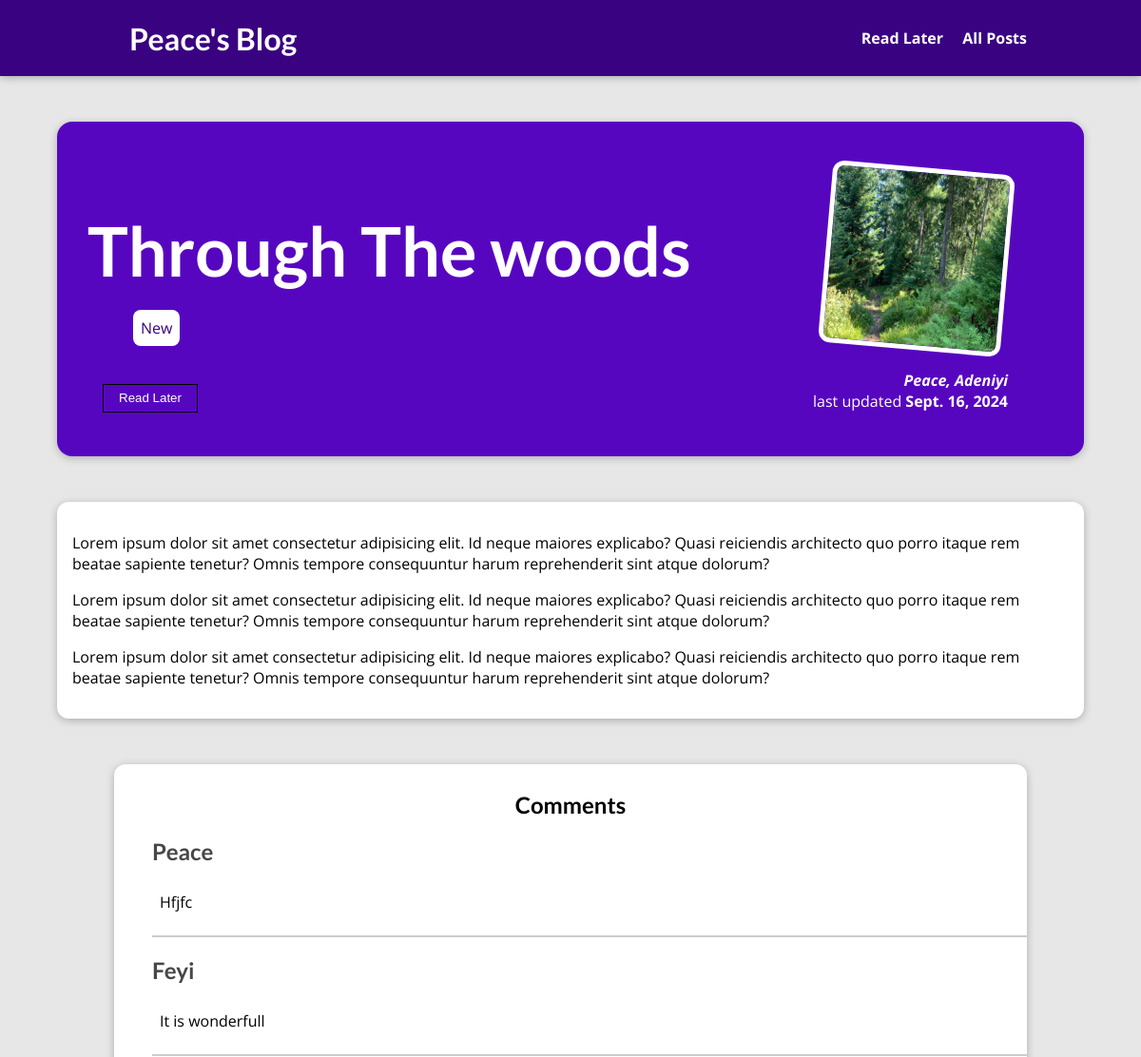
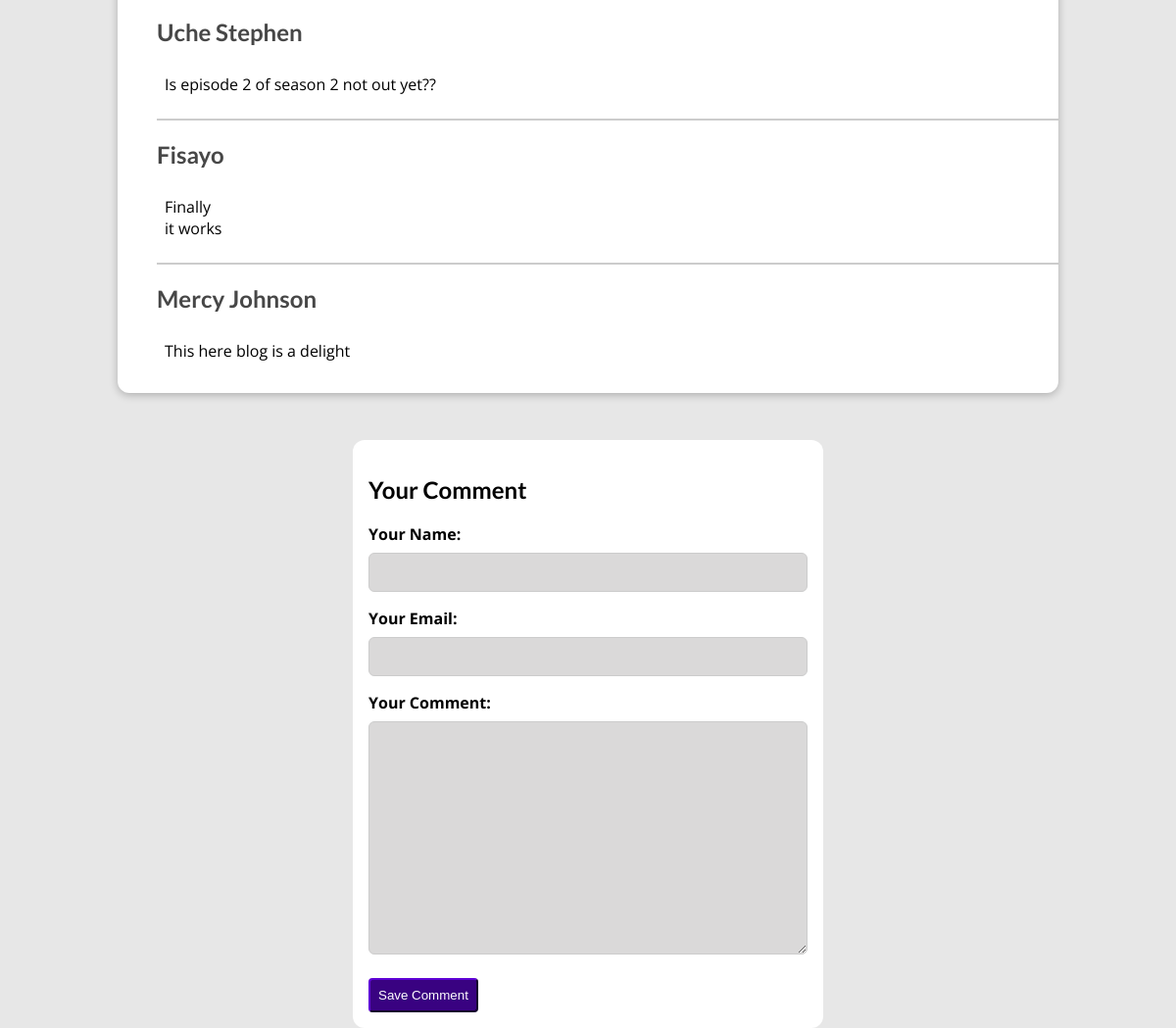
The page /posts/through-the-woods on the database its author committed (2 pictures, top to bottom).
### blog/models.py (models this page shows, shortened)
class Post(models.Model):
    title = models.CharField( max_length=250)
    excerpt = models.CharField(max_length=250)
    image_name = models.ImageField(upload_to="blog image", height_field=None, width_field=None, max_length=None, null=True)
    date = models.DateField(auto_now=True, auto_now_add=False)
    slug = models.SlugField(unique=True, db_index=True)
    content = models.TextField()
    author = models.ForeignKey(Author, on_delete=models.SET_NULL, null=True)
    tags = models.ManyToManyField(Tag)

class Tag(models.Model):
    caption = models.CharField(max_length=20)

class Author(models.Model):
    first_name = models.CharField( max_length=100)
    last_name = models.CharField(max_length=100)
    email = models.EmailField( max_length=254)
    def __str__(self):
        return f"{self.first_name}, {self.last_name}"

class UserReview(models.Model):
    username = models.CharField(max_length=100)
    email = models.EmailField( max_length=254)
    usercomment = models.TextField()
    post = models.ForeignKey(Post,  on_delete=models.CASCADE, editable=False, related_name="comment")

### blog/views.py (the view, shortened to what this page needs)
# urls.py: path("posts/<slug:slug>", views.BlogPageView.as_view(), name="BlogPage"),
class BlogPageView(View):
    def check_readlater(self, request, post_id):
        stored_page = request.session.get("read_later")
        if stored_page != None:
            in_later = post_id in stored_page
        else:
            in_later = False
        return in_later
    def get(self, request, slug):
        post_detail = get_object_or_404(Post, slug=slug)
        tags = post_detail.tags.all()
        form = UserReviewForm()
        comments = post_detail.comment.all()
        later = self.check_readlater(request, post_detail.id)
        return render(request, "blog/topic.html", {"post_details":post_detail,
                                                   "tags":tags, "form":form,
                                                   "comments":comments,"later":later,})

### blog/forms.py
class UserReviewForm(forms.ModelForm):
    class Meta:
        model = UserReview
        exclude = ["post"]
        labels = {"username":"Your Name", "usercomment":"Your Comment", "email":"Your Email"}

### blog/templates/blog/topic.html (shortened to what this page needs)
{% extends "base.html" %}
{% load static %}
{% block styles %}
    <link rel="stylesheet" href="{% static "blog/topic.css" %}">
{% endblock styles %}
{% block content %}
    <section id="summary">
        <h2>{{post_details.title}}</h2>
        <div class="tags">{% for tag in tags %}
            <span>{{tag.caption}}</span>
            {% endfor %}
        </div>
        <div id="read-later">
            <form action="{% url "readlater"%}" method="post">
                <button type="submit">
                    {% if later %}
                    Remove post from read later
                    {% else %}
                    Read Later
                    {% endif %}
                </button>
            </form>
        </div>
        <article>
            <img src={{post_details.image_name.url}} alt="{{post_details.title}}">
            <address>
                <a href="mailto:{{post_details.author.email}}"> {{post_details.author}}</a>
            </address>
            <div>
                last updated <time> {{post_details.date}}</time>
            </div>
        </article>
    </section>
    <main>
        {{post_details.content| linebreaks}}
    </main>
    <section id="comment-list">
        <h1>Comments</h1>
        <ul >
        {% for comment in comments %}
                <li>
                    <h2>{{comment.username|title}}</h2>
                    {{comment.usercomment|capfirst |linebreaks}}
                </li>
        {% endfor %}
        </ul>
    </section>
    <section id="comment">
        <h1>Your Comment</h1>
        <form action="{% url "BlogPage" post_details.slug %}" method="post" >
            {% for field in form %}
            <div class="form-control{% if field.errors %} error{% endif %}">
                {{field.label_tag}}
                {{field}}
            </div>
            {% endfor %}
            <button type="submit">Save Comment</button>
        </form>
    </section>
{% endblock content %}

### templates/base.html (shortened to what this page needs)
{% load static %}
<!DOCTYPE html>
<html lang="en">
<head>
    <link rel="stylesheet" href="{% static "styles.css" %}">
    {% block styles %}{% endblock styles %}
</head>
<body>
    <header id="main-navigation">
        <h1><a href="{% url "HomePage" %}">Peace's Blog</a></h1>
        <nav>
            <a href="{% url "readlater" %}">Read Later</a>
            <a href="{% url "Posts" %}">All Posts</a>
        </nav>
    </header>
    {% block content %}
    {% endblock content %}
</body>
</html>

### static/styles.css (style rules this page uses)
* { box-sizing: border-box; }
html { font-family: 'Open Sans', 'Lato', sans-serif; }
body { margin: 0; }
h1, h2, h3 { font-family: 'Lato', sans-serif; font-weight: bold; }
#main-navigation { width: 100%; height: 5rem; display: flex; justify-content: space-between; align-items: center; padding: 0 10%; position: absolute; top: 0; left: 0; }
#main-navigation a { text-decoration: none; color: white; font-weight: bold; margin-left: 1rem; }

### blog/static/blog/topic.css (style rules this page uses)
body { background-color: #e7e7e7; }
#main-navigation { background-color: #390281; box-shadow: 0 2px 8px rgba(0, 0, 0, 0.25); }
#summary { margin: 8rem auto 3rem auto; padding: 2rem; width: 90%; max-width: 90rem; border-radius: 16px; background-color: #5706c0; position: relative; box-shadow: 0 2px 8px rgba(0, 0, 0, 0.25); height: 22rem; }
#summary h2 { color: white; font-size: 4.5rem; }
#summary .tags { margin: -2rem 3rem; }
#summary .tags span { color: #390281; background-color: white; padding: 8px 8px ; border-radius: .5rem; }
#summary article { position: absolute; top: 2rem; right: 3rem; padding: 1rem 2rem; border-radius: 12px; text-align: right; color: white; }
#summary article img { width: 12rem; height: 12rem; border-radius: 12px; transform: rotateZ(5deg); border: 5px solid white; margin-bottom: 1rem; }
#summary address { font-weight: bold; }
#summary address a { text-decoration: none; color: white; }
#summary time { font-weight: bold; }
main { width: 90%; max-width: 90rem; margin: 3rem auto; background-color: white; padding: 1rem; border-radius: 12px; box-shadow: 0 2px 8px rgba(0, 0, 0, 0.25); }
#comment { margin: 0rem auto; background-color: white; padding: 1rem; border-radius: 12px; width: 90%; max-width: 30rem; }
.form-control label { font-weight: bold; display: block; margin-bottom: .5rem; }
.form-control input, .form-control textarea { display: block; padding: .5rem; border-radius: 6px; margin-bottom: 1rem; width: 100%; background-color: rgb(218, 217, 217); border: 1px solid #ccc; font: inherit; }
#comment button { cursor: pointer; margin-top: 0.5rem; padding: .5rem; color: white; background-color: #390281; border-color: #390281; border-radius: 4px; }
#comment-list { margin: 2rem auto 3rem auto; padding: .5rem 0rem; background-color: white; width: 90%; max-width: 60rem; border-radius: 12px; box-shadow: 0 2px 8px rgba(0, 0, 0, 0.25); }
#comment-list ul { list-style: none; }
#comment-list li { border-bottom: 2px solid #ccc; }
#comment-list li:last-of-type { border-bottom: none; }
#comment-list h1 { text-align: center; }
#comment-list h2 { color: #474747; }
#comment-list p { padding: .5rem; }
#read-later { margin-top: 5rem; margin-left: 1rem; }
#read-later button { padding: .5em 1rem; background-color: transparent; color: white; border: 1px solid black; }

### rows shown on the page
Post: title "Through The woods", image_name (picture), author "Peace, Adeniyi", date "Sept. 16, 2024", content "Lorem ipsum dolor sit amet consectetur adipisicing elit. Id neque maiores explicabo? Quasi reiciendis architecto quo porro itaque rem beatae sapiente tenetur? Omnis tempore consequuntur harum reprehenderit sint atque dolorum? Lorem ipsum dolor sit amet consectetur adipisicing elit. Id neque maiores explicabo? Quasi reiciendis architecto quo porro itaque rem beatae sapiente tenetur? Omnis tempore consequuntur harum reprehenderit sint atque dolorum? Lorem ipsum dolor sit amet consectetur adipisicing elit. Id neque maiores explicabo? Quasi reiciendis architecto quo porro itaque rem beatae sapiente tenetur? Omnis tempore consequuntur harum reprehenderit sint atque dolorum?"
Tag: caption "New"
UserReview: username "Peace", usercomment "Hfjfc"
UserReview: username "Feyi", usercomment "It is wonderfull"
UserReview: username "Uche Stephen", usercomment "Is episode 2 of season 2 not out yet??"
UserReview: username "Fisayo", usercomment "Finally it works"
UserReview: username "Mercy Johnson", usercomment "This here blog is a delight"

### other values the page prints
{{ field.label_tag }} "Your Name:" "Your Email:" "Your Comment:"
